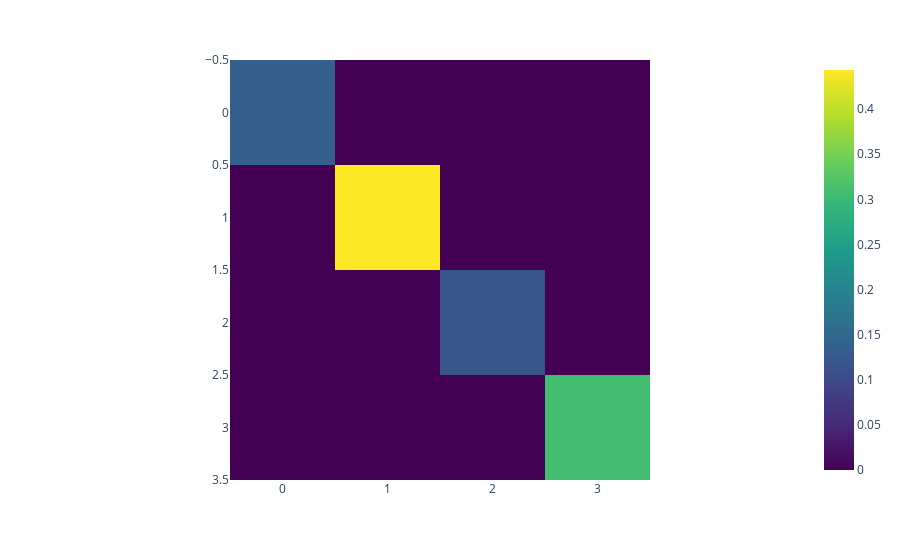

This figure's notebook cell:
### Code cell
rdm____ = RDM(18, 0.0, 2, False)

eig_E_s__, eigvs_V___ = scipy.linalg.eigh(rdm____)
fig = px.imshow(rdm____, color_continuous_scale='Viridis')
print(eig_E_s__)
fig.show()

### Figure 1 — Plotly figure (JSON) as saved in the notebook; plotly's stock layout.template omitted (floating-point values rounded to 4 significant figures)
{"data": [{"coloraxis": "coloraxis", "hovertemplate": "x: %{x}<br>y: %{y}<br>color: %{z}<extra></extra>", "name": "0", "type": "heatmap", "xaxis": "x", "yaxis": "y", "z": [[0.1336, -4.805e-17, 2.997e-19, -7.544e-17], [-4.805e-17, 0.4433, -2.769e-17, 2.006e-16], [2.997e-19, -2.769e-17, 0.1161, 7.804e-18], [-7.544e-17, 2.006e-16, 7.804e-18, 0.307]]}], "layout": {"coloraxis": {"colorscale": [[0, "#440154"], [0.1111, "#482878"], [0.2222, "#3e4989"], [0.3333, "#31688e"], [0.4444, "#26828e"], [0.5556, "#1f9e89"], [0.6667, "#35b779"], [0.7778, "#6ece58"], [0.8889, "#b5de2b"], [1, "#fde725"]]}, "margin": {"t": 60}, "xaxis": {"anchor": "y", "constrain": "domain", "domain": [0, 1], "scaleanchor": "y"}, "yaxis": {"anchor": "x", "autorange": "reversed", "constrain": "domain", "domain": [0, 1]}}}
